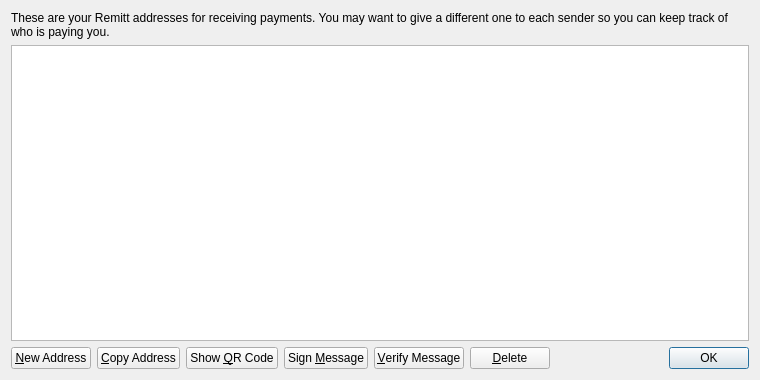
<?xml version="1.0" encoding="UTF-8"?>
<ui version="4.0">
 <class>AddressBookPage</class>
 <widget class="QWidget" name="AddressBookPage">
  <property name="geometry">
   <rect>
    <x>0</x>
    <y>0</y>
    <width>760</width>
    <height>380</height>
   </rect>
  </property>
  <property name="windowTitle">
   <string>Address Book</string>
  </property>
  <layout class="QVBoxLayout" name="verticalLayout">
   <item>
    <widget class="QLabel" name="labelExplanation">
     <property name="text">
      <string>These are your Remitt addresses for receiving payments. You may want to give a different one to each sender so you can keep track of who is paying you.</string>
     </property>
     <property name="textFormat">
      <enum>Qt::PlainText</enum>
     </property>
     <property name="wordWrap">
      <bool>true</bool>
     </property>
    </widget>
   </item>
   <item>
    <widget class="QTableView" name="tableView">
     <property name="contextMenuPolicy">
      <enum>Qt::CustomContextMenu</enum>
     </property>
     <property name="toolTip">
      <string>Double-click to edit address or label</string>
     </property>
     <property name="tabKeyNavigation">
      <bool>false</bool>
     </property>
     <property name="selectionMode">
      <enum>QAbstractItemView::SingleSelection</enum>
     </property>
     <property name="selectionBehavior">
      <enum>QAbstractItemView::SelectRows</enum>
     </property>
     <property name="sortingEnabled">
      <bool>true</bool>
     </property>
     <attribute name="verticalHeaderVisible">
      <bool>false</bool>
     </attribute>
    </widget>
   </item>
   <item>
    <layout class="QHBoxLayout" name="horizontalLayout">
     <item>
      <widget class="QPushButton" name="newAddressButton">
       <property name="toolTip">
        <string>Create a new address</string>
       </property>
       <property name="text">
        <string>&amp;New Address</string>
       </property>
      </widget>
     </item>
     <item>
      <widget class="QPushButton" name="copyToClipboard">
       <property name="toolTip">
        <string>Copy the currently selected address to the system clipboard</string>
       </property>
       <property name="text">
        <string>&amp;Copy Address</string>
       </property>
      </widget>
     </item>
     <item>
      <widget class="QPushButton" name="showQRCode">
       <property name="text">
        <string>Show &amp;QR Code</string>
       </property>
      </widget>
     </item>
     <item>
      <widget class="QPushButton" name="signMessage">
       <property name="toolTip">
        <string>Sign a message to prove you own a Remitt address</string>
       </property>
       <property name="text">
        <string>Sign &amp;Message</string>
       </property>
      </widget>
     </item>
     <item>
      <widget class="QPushButton" name="verifyMessage">
       <property name="toolTip">
        <string>Verify a message to ensure it was signed with a specified Remitt address</string>
       </property>
       <property name="text">
        <string>&amp;Verify Message</string>
       </property>
      </widget>
     </item>
     <item>
      <widget class="QPushButton" name="deleteButton">
       <property name="toolTip">
        <string>Delete the currently selected address from the list</string>
       </property>
       <property name="text">
        <string>&amp;Delete</string>
       </property>
      </widget>
     </item>
     <item>
      <spacer name="horizontalSpacer">
       <property name="orientation">
        <enum>Qt::Horizontal</enum>
       </property>
       <property name="sizeHint" stdset="0">
        <size>
         <width>40</width>
         <height>20</height>
        </size>
       </property>
      </spacer>
     </item>
     <item>
      <widget class="QDialogButtonBox" name="buttonBox">
       <property name="sizePolicy">
        <sizepolicy hsizetype="Maximum" vsizetype="Fixed">
         <horstretch>0</horstretch>
         <verstretch>0</verstretch>
        </sizepolicy>
       </property>
       <property name="standardButtons">
        <set>QDialogButtonBox::Ok</set>
       </property>
      </widget>
     </item>
    </layout>
   </item>
  </layout>
 </widget>
 <resources>
  <include location="../bitcoin.qrc"/>
 </resources>
 <connections/>
</ui>
